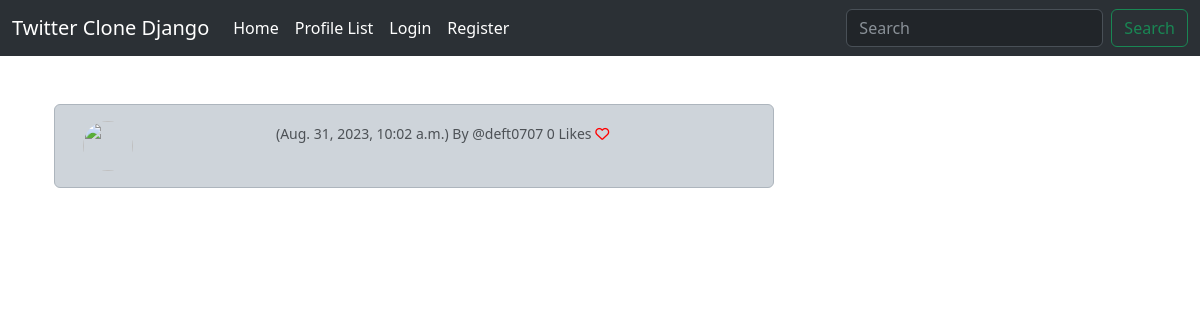
Screenshot of /tweet_show/7 with the database file from the repository.
### twitter/models.py (models this page shows, shortened)
class Tweet(models.Model):
    user = models.ForeignKey(User, related_name='tweets', on_delete=models.DO_NOTHING)
    body = models.CharField(max_length=200)
    created_at = models.DateTimeField(auto_now_add=True)
    likes = models.ManyToManyField(User, related_name="tweet_like", blank=True)
    def number_of_likes(self):
        return self.likes.count()

### twitter/views.py (the view)
# urls.py: path('tweet_show/<int:pk>', views.tweet_show, name='tweet_show'),
def tweet_show(request, pk):
    tweet = get_object_or_404(Tweet, id=pk)
    if tweet:
        return render(request,"show_tweet.html", {'tweet': tweet})
    else:
        message.success(request, ("That tweet doesn't exist"))
        return redirect('home')

### templates/show_tweet.html
{% extends 'base.html' %}
{% load static %}
{% block content %}
    <div class="container text-center">
        <div class="row">
            <div class="col-8">
    <br>
                <div class="alert alert-dark" role="alert">
    <div class="container">
            <div class="row">
                     <div class="col-1">
                         {% if tweet.user.profile.profile_image %}
                            <img src="{{ tweet.user.profile.profile_image.url }}"  width=50 height=50 class="round-circle" alt="{{ profile.user.username }}">
                             {% else %}
                                <img src="{% static 'images/default_profile_pic.png' %}" width=50 height=50 class="rounded-circle" alt="{{ profile.user.username }}">
                             {% endif %}
                     </div>
                    <div class="col-11"
                      {{ tweet.body }} <br>
                      <small class="text-muted">
                       ({{ tweet.created_at }}) By
                       @{{ tweet.user.username }}
                        {{ tweet.number_of_likes }} Likes
                          {% if user in tweet.likes.all %}
                            <a href="{% url 'tweet_like' tweet.id %}">
                                <i class="fa-solid fa-heart" style="color:red"></i></a>
                          {% else %}
                            <a href="{% url 'tweet_like' tweet.id %}">
                                <i class="fa fa-heart-o" style="color:red"></i></a>
                          {% endif %}
                    </small>
                        </div><br> <br>
                                    </div>
                        </div>
            </div>
</div>
<div class="col-4">
        <br><br><br>
</div>
{% endblock %}

### rows the page displays
Tweet: created_at "Aug. 31, 2023, 10:02 a.m.", user.username "deft0707", number_of_likes "0"
